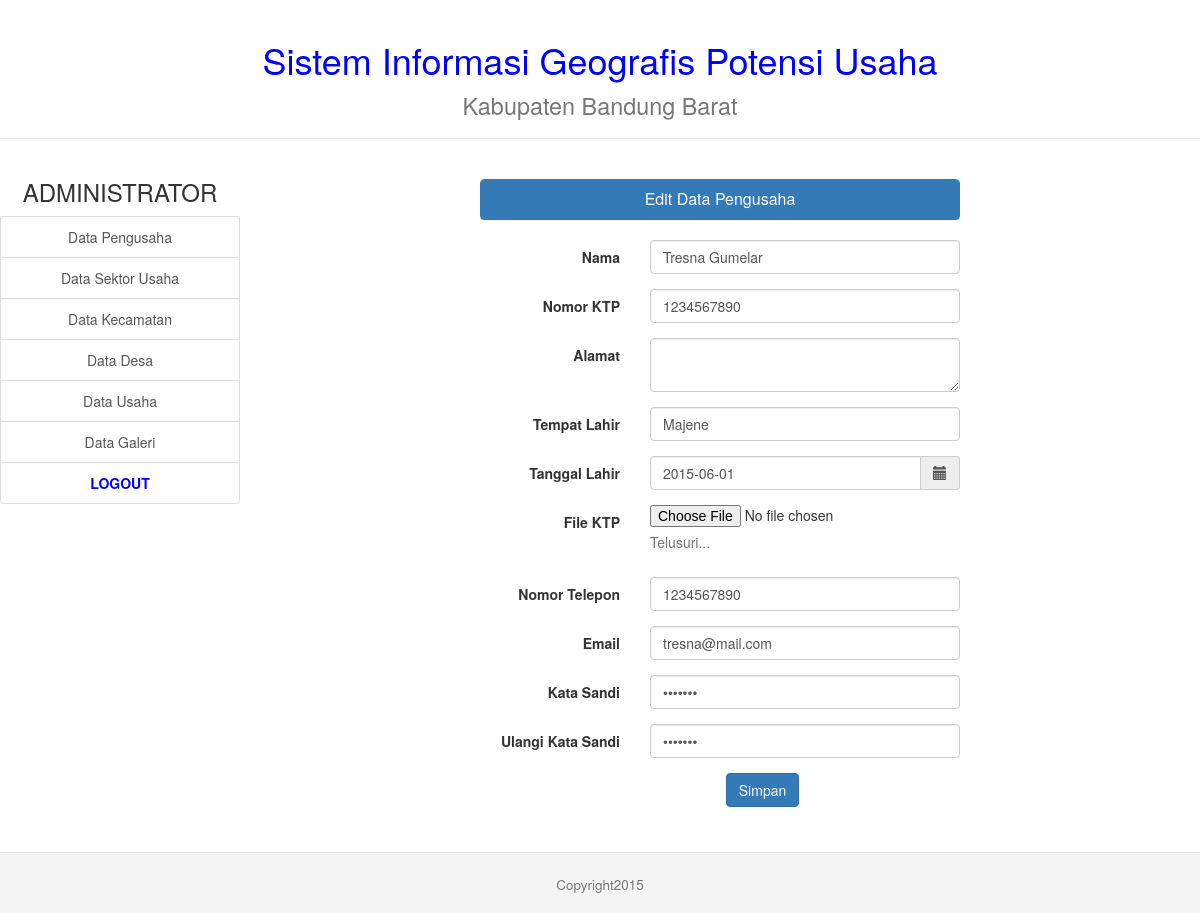
Page /admin/pengusaha_form_edit.php?no_ktp=1234567890 on the committed database.
### tables this page shows
CREATE TABLE IF NOT EXISTS `pemilik_usaha` (
  `no_ktp` varchar(30) NOT NULL,
  `nama` varchar(50) NOT NULL,
  `alamat` varchar(50) NOT NULL,
  `tpt_lahir` varchar(20) NOT NULL,
  `tgl_lahir` date NOT NULL,
  `foto_ktp` varchar(50) NOT NULL,
  `no_telp` varchar(12) NOT NULL,
  `email` varchar(50) NOT NULL,
  `password` varchar(20) NOT NULL,
  `dihapus` char(1) NOT NULL DEFAULT 'T',
  `aktivasi` enum('DEACTIVE','ACTIVE') NOT NULL DEFAULT 'DEACTIVE',
  `tgl_daftar` datetime NOT NULL
);

### admin/pengusaha_form_edit.php (the view, shortened to what this page needs)
<!DOCTYPE html>
<html lang="en">
  <head>
    <?php include("lib_func.php"); ?>
    <link href="css/bootstrap.min.css" rel="stylesheet">
  </head>
  <body>
    <table width="100%" align="center" border=0 >
      <tr>
        <td colspan=2 align="center" >
        </td>
      </tr>
      <tr>
        <td width="20%" valign="top" align="center">
        </td>
        <td valign="top" width="80%">
          <?php
          if (isset($_GET['no_ktp'])) {
            $no_ktp = $_GET['no_ktp'];
            $link = koneksi_db();
            $sql = "SELECT * FROM pemilik_usaha WHERE no_ktp='$no_ktp'";
            $result=mysql_query($sql, $link);
            $banyakrecord=mysql_num_rows($result);
            if ($banyakrecord==1) {
              $data = mysql_fetch_array($result)?>
              <form method="POST" action="pengusaha_proses_tambah.php" enctype="multipart/form-data" class="form-horizontal">
              <table align="center" width="50%"
                <tr>
                  <td align="center" colspan=2>
                    <br>
                    <div class="panel panel-primary">
                      <div class="panel-heading">
                        <h3 class="panel-title">Edit Data Pengusaha</h3>
                      </div>
                    </div>
                  </td>
                </tr>
                <tr>
                  <td colspan=2>
                      <div class="form-group">
                        <label for="nama" class="col-sm-4 control-label">Nama</label>
                        <div class="col-sm-8">
                          <input type="text" class="form-control" id="nama" name="nama" value="<?=$data['nama']?>">
                        </div>
                      </div>
                      <div class="form-group">
                        <label for="no_ktp" class="col-sm-4 control-label">Nomor KTP</label>
                        <div class="col-sm-8">
                          <input type="text" class="form-control" id="no_ktp" name="no_ktp" value="<?=$data['no_ktp']?>">
                        </div>
                      </div>
                      <div class="form-group">
                        <label for="alamat" class="col-sm-4 control-label">Alamat</label>
                        <div class="col-sm-8">
                          <textarea type="text" class="form-control" id="alamat" name="alamat" value="<?=$data['alamat']?>"></textarea>
                        </div>
                      </div>
                      <div class="form-group">
                        <label for="tpt_lahir" class="col-sm-4 control-label">Tempat Lahir</label>
                        <div class="col-sm-8">
                          <input type="text" class="form-control" id="tpt_lahir" name="tpt_lahir" value="<?=$data['tpt_lahir']?>">
                        </div>
                      </div>
                      <div class="form-group">
                          <label for="tgl_lahir" class="col-sm-4 control-label">Tanggal Lahir</label>
                          <div class="col-sm-8">
                            <div class='input-group date' id='datepicker'>
                                <input type='text' class="form-control" id="tgl_lahir" name="tgl_lahir" value="<?=$data['tgl_lahir']?>"/>
                                <span class="input-group-addon">
                                    <span class="glyphicon glyphicon-calendar"></span>
                                </span>
                            </div>
                          </div>
                      </div>
                      <div class="form-group">
                        <label for="foto_ktp" class="col-sm-4 control-label">File KTP</label>
                        <div class="col-sm-8">
                          <input type="file" name="foto_ktp" value="<?=$data['foto_ktp']?>">
                          <p class="help-block">Telusuri...</p>
                        </div>
                      </div>
                      <div class="form-group">
                        <label for="no_telp" class="col-sm-4 control-label">Nomor Telepon</label>
                        <div class="col-sm-8">
                          <input type="text" class="form-control" id="no_telp" name="no_telp" value="<?=$data['no_telp']?>">
                        </div>
                      </div>
                      <div class="form-group">
                        <label for="email" class="col-sm-4 control-label">Email</label>
                        <div class="col-sm-8">
                          <input type="text" class="form-control" id="email" name="email" value="<?=$data['email']?>">
                        </div>
                      </div>
                      <div class="form-group">
                        <label for="password" class="col-sm-4 control-label">Kata Sandi</label>
                        <div class="col-sm-8">
                          <input type="password" class="form-control" id="password" name="password" value="<?=$data['password']?>">
                        </div>
                      </div>
                      <div class="form-group">
                        <label for="ulang_password" class="col-sm-4 control-label">Ulangi Kata Sandi</label>
                        <div class="col-sm-8">
                          <input type="password" class="form-control" id="ulang_password" name="ulang_password" value="<?=$data['password']?>">
                        </div>
                      </div>
                      <div class="form-group" align="center">
                        <div class="col-sm-offset-2 col-sm-10">
                          <button type="submit" class="btn btn-primary" id="Simpan">Simpan</button>
                        </div>
                      </div>
                  </td>
                </tr>
              </table>
            <?php
            } else {
              echo "Data tidak ditemukan";
            }
          }?>
          <p>&nbsp;</p>
      <tr>
        <td colspan=2>
        </td>
      </tr>
  </body>
</html>

### rows in the picture
pemilik_usaha: nama "Tresna Gumelar", no_ktp "1234567890", tpt_lahir "Majene", tgl_lahir "2015-06-01", no_telp "1234567890", email "tresna@mail.com"
